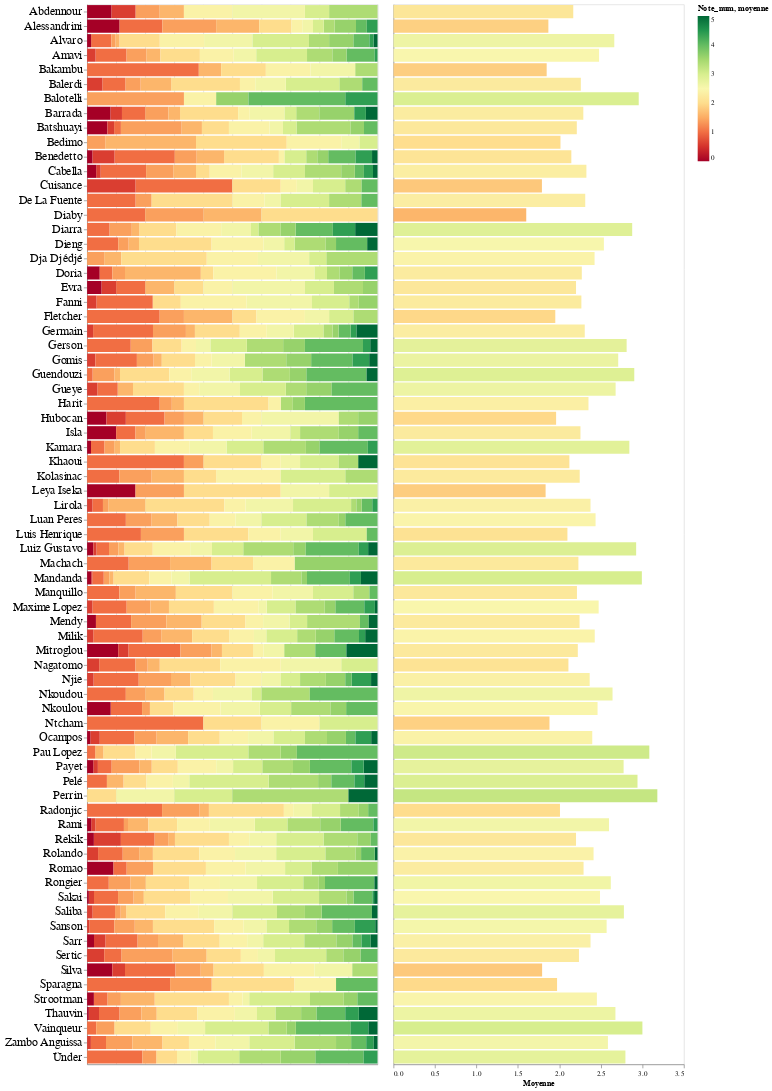

The notebook cell saved with this chart:
### Markdown cell above
## Le détail par joueur

### Code cell
notes_joueurs = alt.Chart(notation).mark_bar().encode(
    y=alt.Y(
        'Joueur:N',
        title=None,
        axis=alt.Axis(labelFontSize=16),
    ),
    x=alt.X(
        'count(Note_num):Q', 
        title="",
        stack='normalize',
        axis=alt.Axis(labels=False, ticks=False)
    ),
    order=alt.Order("Note_num:Q", sort="ascending"),
    color=alt.Color('Note_num:Q', scale=alt.Scale(scheme="redyellowgreen", domain=[0.0, 5.0])),
    tooltip=["Joueur", alt.Tooltip("Note_num:Q", title="Note"), alt.Tooltip("count(Note_num):Q", title="Nombre de fois")]
)

moyennes = alt.Chart(notation).mark_bar().transform_aggregate(
    count="count(Note_num)",
    moyenne="mean(Note_num)",
    groupby=["Joueur"]
).encode(
    y=alt.Y(
        field="Joueur", 
        type="ordinal", 
        title="",
        axis=alt.Axis(labels=False, ticks=False)
    ),
    x=alt.X(
        "moyenne:Q", 
        title="Moyenne",
        axis=alt.Axis(grid=False)
    ),
    color=alt.Color("moyenne:Q", scale=alt.Scale(scheme="redyellowgreen", domain=[0.0, 5.0])),
    tooltip=["Joueur", alt.Tooltip("count:Q", title="# Notes"), alt.Tooltip("moyenne:Q", title="Moyenne", format='.2f')]
)

notes_joueurs | moyennes

### Figure 1 — Vega-Lite specification as saved in the notebook (floating-point values rounded to 4 significant figures; data arrays with more than 128 entries replaced by an {"elided": "..."} marker saying what was removed)
{"config": {"view": {"continuousWidth": 400, "continuousHeight": 300}}, "hconcat": [{"mark": "bar", "encoding": {"color": {"field": "Note_num", "scale": {"domain": [0.0, 5.0], "scheme": "redyellowgreen"}, "type": "quantitative"}, "order": {"field": "Note_num", "sort": "ascending", "type": "quantitative"}, "tooltip": [{"field": "Joueur", "type": "nominal"}, {"field": "Note_num", "title": "Note", "type": "quantitative"}, {"aggregate": "count", "field": "Note_num", "title": "Nombre de fois", "type": "quantitative"}], "x": {"aggregate": "count", "axis": {"labels": false, "ticks": false}, "field": "Note_num", "stack": "normalize", "title": "", "type": "quantitative"}, "y": {"axis": {"labelFontSize": 16}, "field": "Joueur", "title": null, "type": "nominal"}}}, {"mark": "bar", "encoding": {"color": {"field": "moyenne", "scale": {"domain": [0.0, 5.0], "scheme": "redyellowgreen"}, "type": "quantitative"}, "tooltip": [{"field": "Joueur", "type": "nominal"}, {"field": "count", "title": "# Notes", "type": "quantitative"}, {"field": "moyenne", "format": ".2f", "title": "Moyenne", "type": "quantitative"}], "x": {"axis": {"grid": false}, "field": "moyenne", "title": "Moyenne", "type": "quantitative"}, "y": {"axis": {"labels": false, "ticks": false}, "field": "Joueur", "title": "", "type": "ordinal"}}, "transform": [{"aggregate": [{"op": "count", "field": "Note_num", "as": "count"}, {"op": "mean", "field": "Note_num", "as": "moyenne"}], "groupby": ["Joueur"]}]}], "data": {"name": "data-26b51f5d0c6698373b2f27bc30216cd8"}, "$schema": "https://vega.github.io/schema/vega-lite/v4.17.0.json", "datasets": {"data-26b51f5d0c6698373b2f27bc30216cd8": {"elided": "3719 records"}}}
